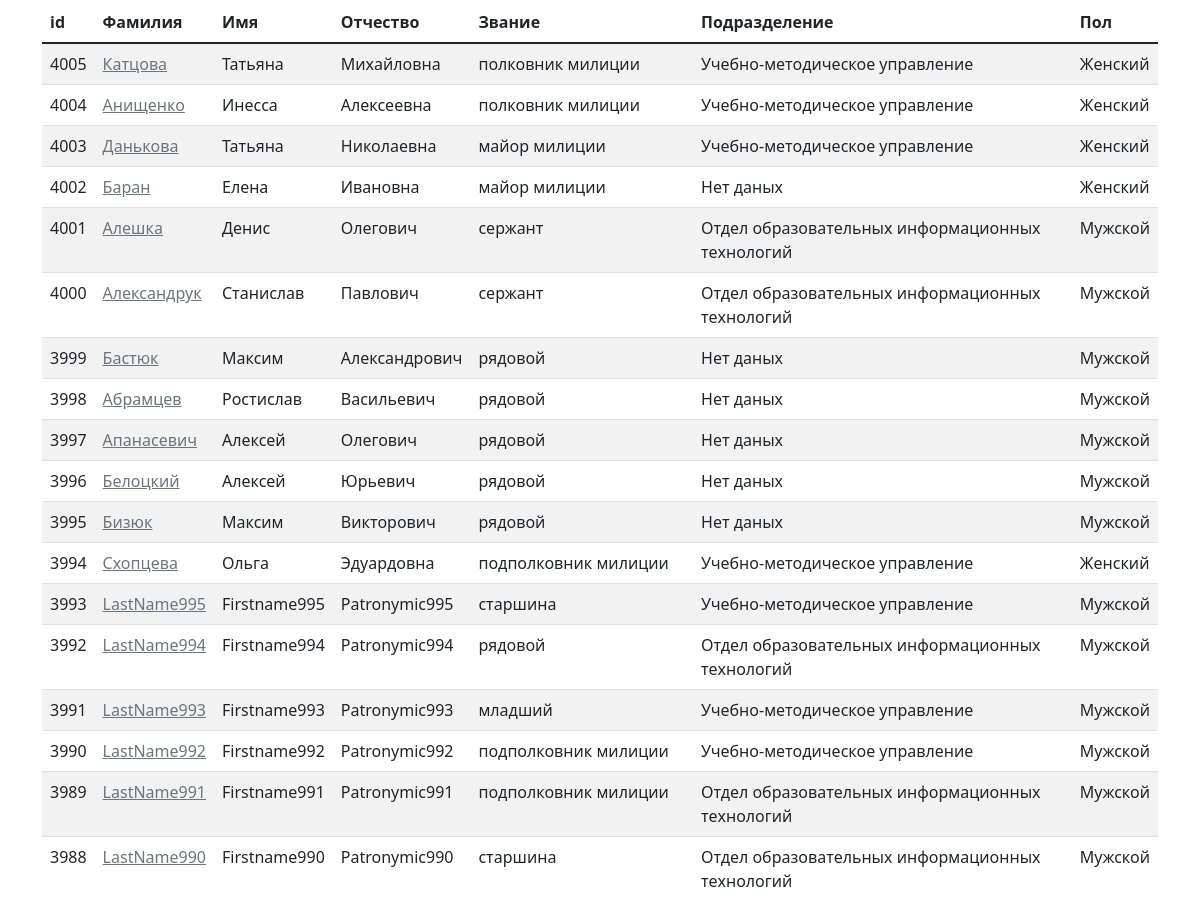
Before: /clothing/employees (middle part) with the older database file.
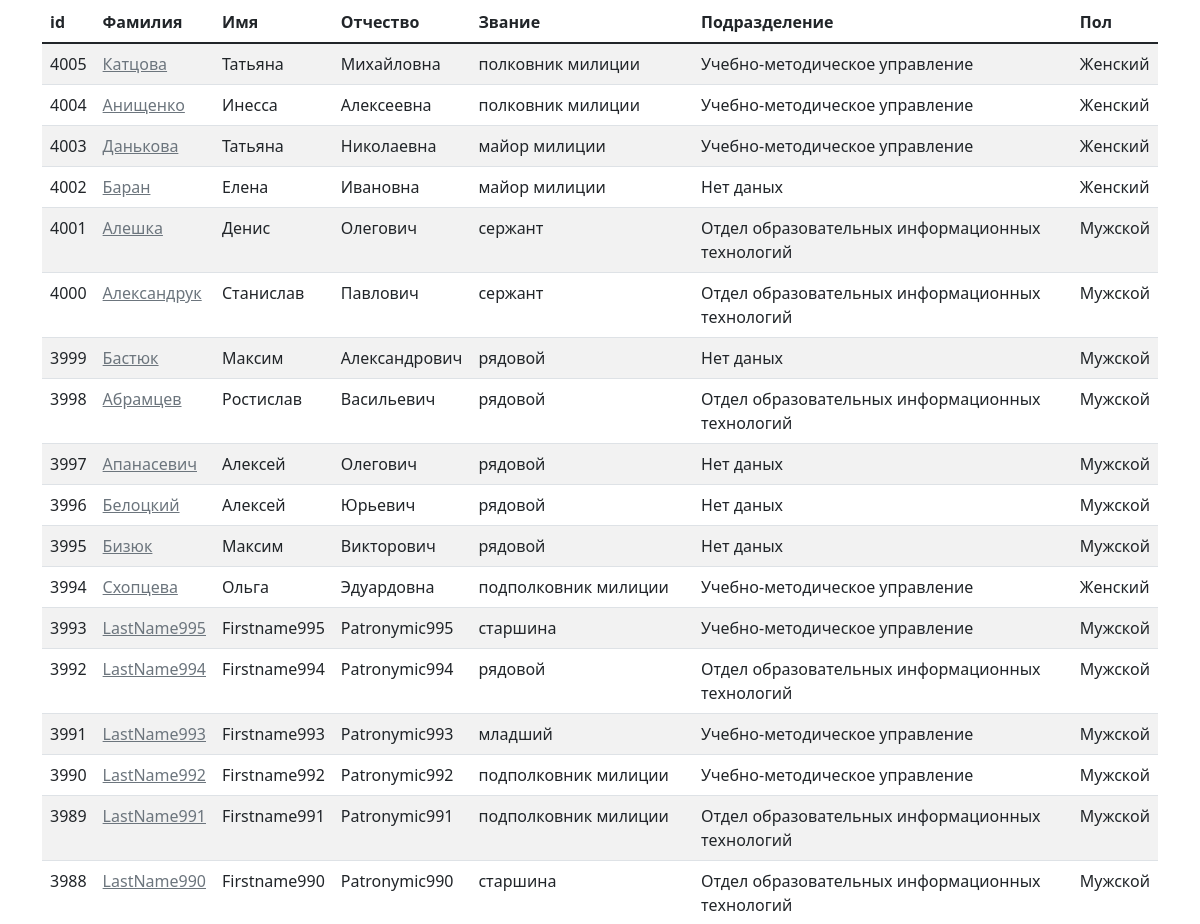
After: the same page with the newer database file.
### clothing/models.py (models this page shows, shortened)
class Employee(models.Model):
    last_name = models.CharField(verbose_name="Фамилия", max_length=30)
    first_name = models.CharField(verbose_name="Имя", max_length=30)
    patronymic = models.CharField(verbose_name="Отчество", max_length=30)
    subdivision = models.ForeignKey(Subdivision, on_delete=models.SET_NULL, verbose_name="Подразделение", blank=True,
                                    null=True)
    group = models.ForeignKey(Group, on_delete=models.SET_NULL, verbose_name="Группа", blank=True, null=True)
    sex = models.IntegerField(choices=SEX, verbose_name="Пол", blank=True, null=True, default=1)
    kind = models.IntegerField(choices=EMPLOYEE_KIND, verbose_name="Тип сотрудника")
    rank = models.ForeignKey(Rank, on_delete=models.CASCADE, verbose_name="Звание", blank=True, null=True)
    position = models.ForeignKey(Position, on_delete=models.SET_NULL, verbose_name="Должность", blank=True, null=True)
    is_on_decree = models.BooleanField(verbose_name="В декрете", default=False)
    decree_start = models.DateField(verbose_name="Начало декрета", blank=True, null=True)
    decree_finish = models.DateField(verbose_name="Окончание декрета", blank=True, null=True)
    date_of_birth = models.DateField(verbose_name="Дата рождения", blank=True, null=True)
    enlisted = models.DateField(verbose_name="Зачислен", blank=True, null=True)
    excluded = models.DateField(verbose_name="Исключен", blank=True, null=True)
    personal_number = models.CharField(max_length=100, verbose_name="Персональный номер", blank=True, null=True)
    last_modified = models.DateTimeField(verbose_name="Дата и время последнего редактирования", auto_now=True)
    @property
    def get_sex(self):
        if self.sex:
            return SEX[self.sex - 1][1]
        else:
            return None
    class Meta:
        ordering = ('-id',)
        verbose_name = 'Сотрудник'
        verbose_name_plural = 'Сотрудники'

class Rank(models.Model):
    rank = models.CharField(verbose_name="Звание", max_length=50)
    created_at = models.DateTimeField(verbose_name="Дата и время создания", auto_created=True, blank=True, null=True)
    last_modified = models.DateTimeField(verbose_name="Дата и время последнего изменения", auto_now=True, blank=True,
                                         null=True)
    def __str__(self):
        return self.rank
    class Meta:
        ordering = ('id',)
        verbose_name = 'Звание'
        verbose_name_plural = 'Звания'

class Subdivision(models.Model):
    subdivision_name = models.CharField(verbose_name="Подразделение", max_length=255)
    subdivision_short_name = models.CharField(
        verbose_name="Короткое название подразделения (только заглавные английские буквы)", max_length=255)
    created_at = models.DateTimeField(verbose_name="Дата и время создания", auto_created=True, blank=True, null=True)
    last_modified = models.DateTimeField(verbose_name="Дата и время последнего изменения", auto_now=True, blank=True,
                                         null=True)
    def __str__(self):
        return self.subdivision_name
    class Meta:
        ordering = ('subdivision_name',)
        verbose_name = 'Подразделение'
        verbose_name_plural = 'Подразделения'

### clothing/views.py (the view)
# urls.py: path('employees', views.employee_list, name='employee_list'),
def employee_list(request):
    f = EmployeeFilter(request.GET, queryset=Employee.objects.all())
    paginator = Paginator(f.qs, 30)
    page = request.GET.get('page')
    employees_list = paginator.get_page(page)
    employee_form = EmployeeForm()
    return render(request, 'clothing/employees/employee_list.html',
                  {'list': employees_list,
                   'employee_form': employee_form,
                   'subdivision_list': Subdivision.objects.all(),
                   'rank_list': Rank.objects.all(),
                   'position_list': Position.objects.all(),
                   'kind_list': EMPLOYEE_KIND,
                   'sex_list': SEX,
                   'filter': f})

### clothing/models.py (called while the page is built)
    def __str__(self):
        return self.position

### clothing/templatetags/url_replace.py (called while the page is built)
@register.simple_tag
def url_replace(request, field, value):
    d = request.GET.copy()
    d[field] = value
    return d.urlencode()

### clothing/templates/clothing/employees/employee_list.html (shortened to what this page needs)
{% extends 'base_list.html' %}
{% load widget_tweaks %}
{% load static %}
{% block list %}
    <table class="table table-striped table-hover">
        <thead>
        <tr>
            <th scope="col">id</th>
            <th scope="col">Фамилия</th>
            <th scope="col">Имя</th>
            <th scope="col">Отчество</th>
            <th scope="col">Звание</th>
            <th scope="col">Подразделение</th>
            <th scope="col">Пол</th>
        </tr>
        </thead>
        <tbody>
        {% for employee in list %}
            <tr>
                <td>{{ employee.id }}</td>
                <td><a href="#employee_update_data_form_{{ employee.id }}" data-bs-toggle="modal"
                       class="link-secondary">{{ employee.last_name|default_if_none:"Нет даных" }}</a></td>
                <td>{{ employee.first_name|default_if_none:"Нет даных" }}</td>
                <td>{{ employee.patronymic|default_if_none:"Нет даных" }}</td>
                <td>{{ employee.rank|default_if_none:"Нет даных" }}</td>
                <td>{{ employee.subdivision|default_if_none:"Нет даных" }}</td>
                <td>{{ employee.get_sex|default_if_none:"Нет даных" }}</td>
            </tr>
        {% endfor %}
        </tbody>
    </table>
{% endblock %}

Changed rows visible on the page:
changed Employee "Абрамцев": subdivision "Нет даных" → "Отдел образовательных информационных технологий"
